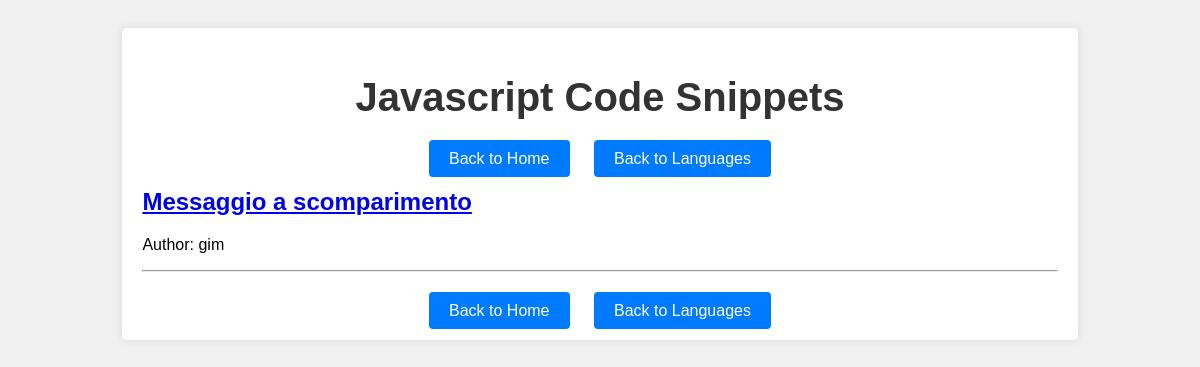
/snippets/languages/javascript/, run on an earlier commit of the app's database.
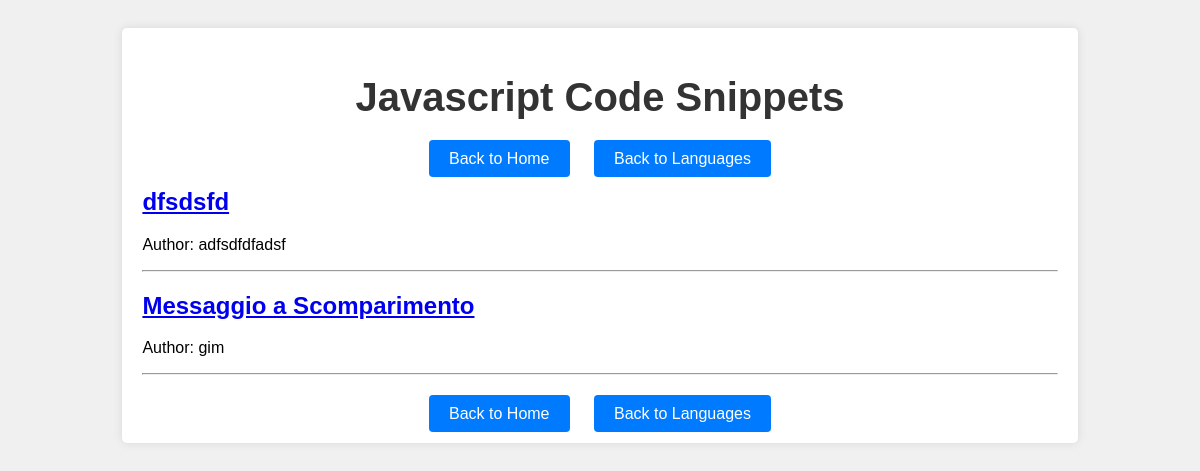
And on a later commit of the database.
### snippets/models.py (models this page shows, shortened)
class Snippet(models.Model):
    title = models.CharField(max_length=255)
    language = models.ForeignKey(Language, related_name='snippets', on_delete=models.CASCADE)
    author = models.ForeignKey(User, related_name='snippets', on_delete=models.CASCADE)
    description = models.TextField()
    description_html = models.TextField(editable=False)
    code = models.TextField()
    highlighted_code = models.TextField(editable=False)
    pub_date = models.DateTimeField(default=timezone.now, editable=False)
    update_date = models.DateTimeField(default=timezone.now, editable=False)
    objects = managers.SnippetManager()
    tags = models.CharField(max_length=255, default='')
    class Meta:
        ordering = ['-pub_date']

### snippets/views/languages.py (the view)
# urls.py: path('languages/<slug:slug>/', LanguageDetailView.as_view(), name='language_detail'),
class LanguageDetailView(DetailView):
    model = Language
    template_name = 'snippets/templates/languages/language_detail.html'
    context_object_name = 'language'
    def get_context_data(self, **kwargs):
        context = super().get_context_data(**kwargs)
        context['snippets'] = self.object.snippets.all()
        return context

### snippets/templates/languages/language_detail.html (shortened to what this page needs)
{% load static %}
<!DOCTYPE html>
<html lang="en">
<head>
    <link rel="stylesheet" href="{% static 'css/snippet_detail.css' %}">
    <link rel="stylesheet" href="{% static 'css/pygments.css' %}">
</head>
<body>
<div class="container">
    <header>
        <h1>{{ language.name }} Code Snippets</h1>
    </header>
    <footer>
        <a href="{% url 'home' %}" class="btn">Back to Home</a>
        <a href="{% url 'language_list' %}" class="btn">Back to Languages</a>
    </footer>
    <main>
        {% for snippet in snippets %}
            <div class="snippet">
                <div class="snippet-title">
                    <h2><a href="{% url 'snippet_detail' snippet.pk %}">{{ snippet.title }}</a></h2>
                </div>
                <div class="snippet-meta">
                    <p>Author: {{ snippet.author }}</p>
                </div>
                <hr>
            </div>
        {% endfor %}
    </main>
    <footer>
        <a href="{% url 'home' %}" class="btn">Back to Home</a>
        <a href="{% url 'language_list' %}" class="btn">Back to Languages</a>
    </footer>
</div>
</body>
</html>

What changed in the data, as far as the page shows it:
added Snippet: title "dfsdsfd", author "adfsdfdfadsf"
changed Snippet "gim": title "Messaggio a scomparimento" → "Messaggio a Scomparimento"
